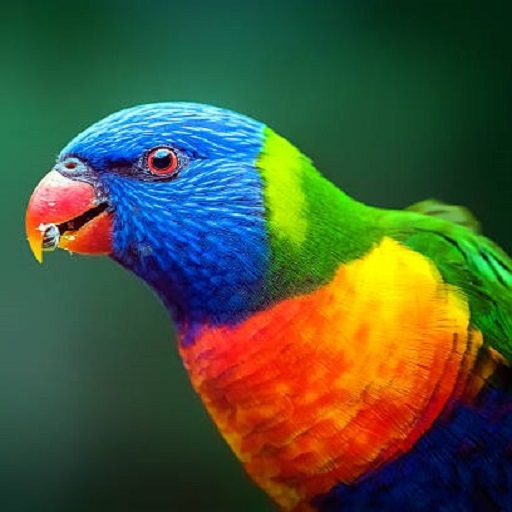
#> input picture Images/aaa.jpg, 512 x 512 px, found by its file name
$ python 'Lab_2(a).py'
#> lines starting #> are read from the running program, lines starting #| are printed output that depends on the picture; after the words box and inside, x2 and y2 are one past the last pixel; in counts of white or black regions, pixels touching at a corner belong together
import cv2
import numpy as np
import matplotlib.pyplot as plt

def brightness_enhancement(image, enhancement_factor, min_intencity, max_intencity):
    enhanced_image = np.copy(image)

    for y in range(enhanced_image.shape[0]):
        for x in range(enhanced_image.shape[1]):
            gray_value = enhanced_image[y, x]
            if gray_value >= min_intencity and gray_value <= max_intencity:
                new_gray_value = gray_value + enhancement_factor
                if new_gray_value > 255:
                    new_gray_value = 255
                elif new_gray_value < 0:
                    new_gray_value = 0
                enhanced_image[y, x] = new_gray_value

    return enhanced_image


img_path = 'Digital Image Processing/Images/aaa.jpg'
gray_image = cv2.imread(img_path,0)
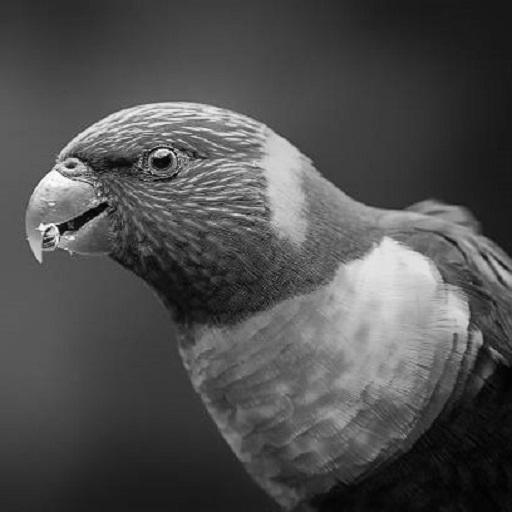
#> gray_image: shape (512, 512); min 1, max 255, mean 78.6

factor, low, high = 50, 150, 205
enhanced_image = brightness_enhancement(gray_image, factor, low, high)
#> after the loop in brightness_enhancement, `for y in range(enhanced_image.shape[0]):`:
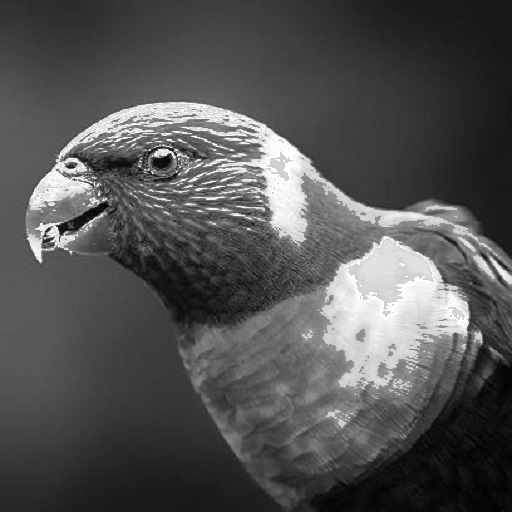
#> enhanced_image: shape (512, 512); 8.26% of pixels changed, all inside (x1, y1, x2, y2) = (27, 102, 512, 428)


fig, ax = plt.subplots(1,2, figsize=(8, 7))

ax[0].imshow(gray_image, cmap='gray')
ax[0].set_title('Original')
ax[1].imshow(enhanced_image, cmap='gray')
ax[1].set_title(f'Enhanced between[{low}-{high}] by {factor}')

plt.tight_layout()
plt.show()
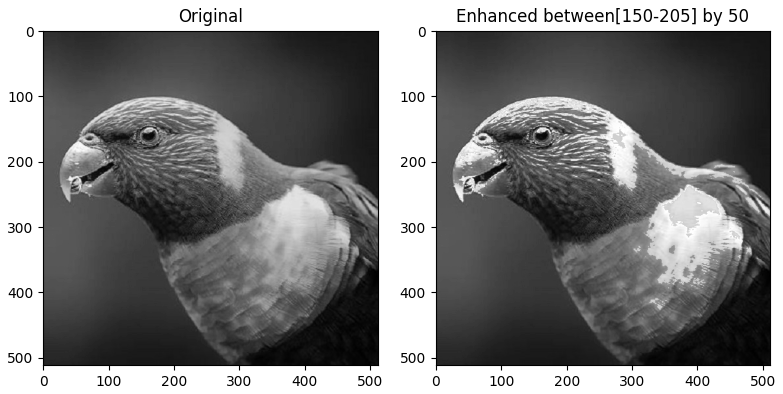
#> figure drawn by matplotlib, 2 panels

$ run again, with Images/a.jpg copied over Images/aaa.jpg
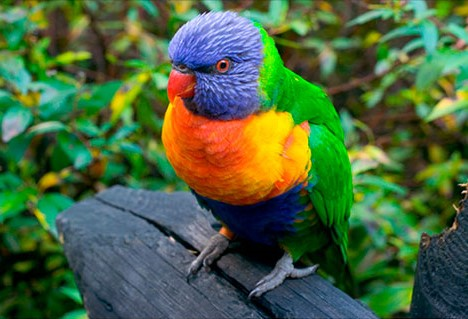
#> input picture Images/a.jpg, 468 x 319 px, found by its file name
#> after the loop in brightness_enhancement, `for y in range(enhanced_image.shape[0]):`:
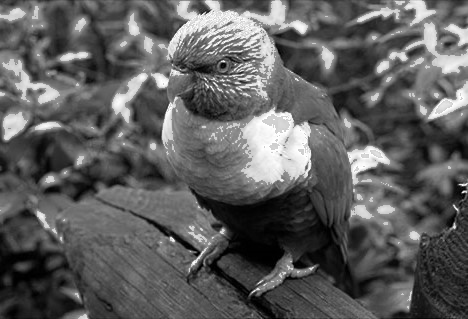
#> enhanced_image: shape (319, 468); min 0, max 255, mean 94.2
#> `plt.show()`:
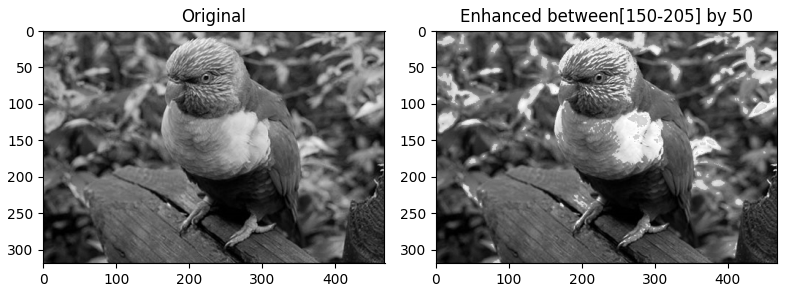
#> figure drawn by matplotlib, 2 panels
